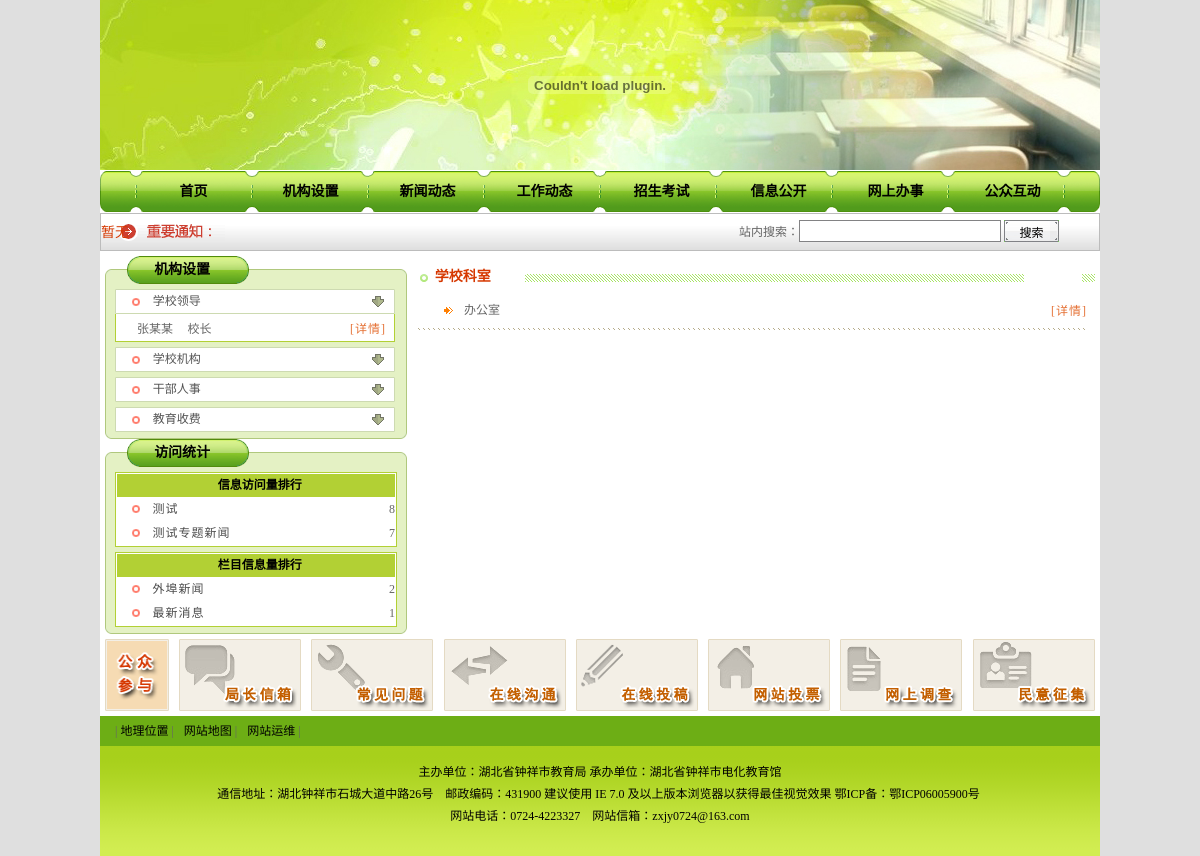
Screenshot of /listPart.php?id=299 with the database file from the repository.
### tables this page shows
CREATE TABLE `columns_html` (
  `columns_id` int(11) NOT NULL auto_increment,
  `columns_contents` text COMMENT '栏目类容',
  PRIMARY KEY  (`columns_id`)
);

CREATE TABLE `columns_link2` (
  `sub_columns_id` int(11) NOT NULL COMMENT '链接条栏目id',
  `columns_id` int(11) NOT NULL COMMENT '所属栏目id',
  `item_order` int(11) NOT NULL default '100' COMMENT '条目序号',
  `item_title` varchar(255) default NULL COMMENT '链接标题',
  `item_href` varchar(255) default NULL,
  `item_link` varchar(255) default NULL COMMENT '链接地址',
  PRIMARY KEY  (`sub_columns_id`)
);

CREATE TABLE `corp_head` (
  `head_id` int(11) NOT NULL auto_increment,
  `corp_id` int(11) NOT NULL,
  `article_column_id` int(11) NOT NULL,
  `head_order` int(11) NOT NULL default '100',
  `head_name` varchar(100) NOT NULL,
  `head_photo` int(11) NOT NULL default '0',
  `head_post` varchar(500) NOT NULL,
  `head_post2` varchar(500) default NULL,
  `head_note` varchar(1000) NOT NULL,
  `head_mail` varchar(255) default NULL,
  PRIMARY KEY  (`head_id`)
);

CREATE TABLE `article` (
  `article_id` int(11) NOT NULL auto_increment COMMENT '文章id',
  `item_id` int(11) default NULL COMMENT '所属栏目id',
  `article_order` int(11) NOT NULL default '100' COMMENT '文章列表显示顺序',
  `article_time` datetime NOT NULL COMMENT '文章发表时间',
  `article_state` int(11) NOT NULL default '5' COMMENT '文章状态 1=正常 2=归档',
  `comments_type` int(11) NOT NULL default '1' COMMENT '评论状态 1=不允许评论2=允许评论须审核才能显示3=允许评论不须审核直接显示',
  `click_count` int(11) NOT NULL default '0' COMMENT '点击次数',
  `article_title` varchar(255) NOT NULL default '' COMMENT '文章标题',
  `article_from` varchar(255) default NULL COMMENT '文章来源',
  `article_ath` varchar(255) default NULL COMMENT '文章作者',
  `article_key` varchar(255) default NULL COMMENT '?????????',
  `img_url` varchar(255) default NULL,
  `s_id` int(11) default '0',
  `user_id` int(11) default '0',
  `back_text` varchar(255) default NULL,
  PRIMARY KEY  (`article_id`)
);

CREATE TABLE `corp_part` (
  `part_id` int(11) NOT NULL auto_increment COMMENT '记录id',
  `corp_id` int(11) NOT NULL COMMENT '所属栏目id',
  `article_column_id` int(11) NOT NULL default '0' COMMENT '文章栏目id',
  `part_order` int(11) NOT NULL default '100' COMMENT '机构显示顺序',
  `part_name` varchar(100) NOT NULL COMMENT '机构名称',
  `part_master` varchar(50) NOT NULL COMMENT '机构负责人',
  `part_phone` varchar(50) NOT NULL COMMENT '联系电话',
  `part_monitor_phone` varchar(50) NOT NULL COMMENT '监督电话',
  `part_note` varchar(1000) NOT NULL COMMENT '机构职能',
  `master_photo` int(11) NOT NULL default '0',
  `part_addr` varchar(200) default NULL,
  `part_mail` varchar(255) default NULL,
  PRIMARY KEY  (`part_id`)
);

### database/GeneralDAO.inc.php (called while the page is built, shortened)
<?php
class MySQL_DAO{
	public $mysql_server;
	public $mysql_user;
	public $mysql_user_pwd;
	public $mysql_conn_id;
	function MySQL_DAO($server,$user, $pwd)
	{
		$this->mysql_server = $server;
		$this->mysql_user = $user;
		$this->mysql_user_pwd = $pwd;
	}
	function openConn()
	{
		$this->mysql_conn_id = mysql_connect($this->mysql_server, $this->mysql_user, $this->mysql_user_pwd);
		return 1;
	}
	function findOneRec($sqlstr,$args = NULL)
	{
		$query = $this->formatSQL($sqlstr,$args);
		$result = mysql_query($query, $this->mysql_conn_id);
		$rowCount = mysql_num_rows($result);
		if ($rowCount > 0)
		{
			$data = mysql_fetch_array($result);
			return $data;
		}
		return -1;
	}
	function findAllRec($sqlstr,$args = NULL)
	{
		$query = $this->formatSQL($sqlstr,$args);
		$result = mysql_query($query, $this->mysql_conn_id);
		$data = array();
        while($row = mysql_fetch_array($result))
        {
        	$data[] = $row;
        }
        return $data;
    }
	function formatSQL($sqlstr,$args)
	{
		$tmpstr = $sqlstr;
		$len = strlen($tmpstr);
		if ($args == NULL) return $tmpstr;
		foreach ($args as $nowArgs)
		{
			$ipos = strpos($tmpstr,'%%s');
			$nowArgs = mysql_real_escape_string($nowArgs);
			if ($ipos == 0)
			{
				$tmpstr = $nowArgs . substr($tmpstr,$ipos + 3);
			}
			else
			{
				$tmpstr = substr($tmpstr,0,$ipos) . $nowArgs . substr($tmpstr,$ipos + 3);
			}
		}
		return $tmpstr;
	}
}
?>

### bottom.php (called while the page is built)
<?php
showZybjlmById($mysqldao,2);
 ?>

### functions.php (the view, shortened to what this page needs)
<?php
function showmenuId($mysql,$c_id)
{
	$args[]= $c_id;
	$tmpstr = "select sub_columns_id,item_title,item_link from columns_link2 where columns_id =%%s ORDER BY item_order";
	$menulist =  $mysql->findAllRec($tmpstr,$args);
	for ($i=1;$i<=count($menulist);$i++)
	{
	 if($i%8==1)echo "<div id=menu><ul>";
	 echo "<li OnMouseOver=\"showMenu('sub_".$menulist[$i-1]['sub_columns_id']."',this);\"><a href=\"".$menulist[$i-1]['item_link']."\">".$menulist[$i-1]['item_title']."</a>\n";
	 if($i%8==0 or (count($menulist)==$i and $i%8!=0))echo "</li></ul></div>";
	}
	return true;
}
function showZybjlmById($mysql,$c_id)
{
	$tmpstr = "select columns_contents from columns_html where columns_id=$c_id";
	$baseInfo = $mysql->findOneRec($tmpstr);
	$content = trim($baseInfo["columns_contents"]);
	echo htmlspecialchars_decode($content);
}
function showWzlmByIDNoDate($mysql,$cID,$cssClassName,$recCount,$titleCount)
{
	$tmpstr = "select article_id,article_title,article_time,article_order,s_id from article where  article_state=1 and item_id=%%s order by article_order desc,article_time desc";
	$args[]= $cID;
	if ($recCount != 0)
	{
		$tmpstr = $tmpstr . " limit 0,$recCount";
	}
	$articleList = $mysql->findAllRec($tmpstr,$args);
	if ( ($articleList == -1) || (count($articleList) <= 0) ) {
		echo "暂无";
		return;
	}
}
function showFwlph($mysql,$cssName,$recCount,$titleCount)
{
	$tmpstr = "select  article_title,article_id,click_count  from article where item_id in (select columns_id from columns where sites_id=0 and columns_type_id<>13) group by item_id order by click_count desc";
	if ($recCount != 0)
	{
		$tmpstr = $tmpstr . " limit 0,$recCount";
	}
	$itemList = $mysql->findAllRec($tmpstr);
	echo "<ul class='$cssName'>\n";
	for($i=0;$i<count($itemList);++$i)
	{
		echo "<li>";
		echo "<span class='f_r'>".$itemList[$i]["click_count"]."</span>";
		echo "<a href='article.php?id=" .$itemList[$i]["article_id"]."'>";
		if ($titleCount != 0)
		{
			$tmpstr = $itemList[$i]["article_title"];
			echo cutstr($tmpstr,$titleCount,1);
		}
		else
		{
			echo $itemList[$i]["article_title"];
		}
		echo "</a>";
		echo "</li>\n";
	}
	echo "</ul>\n";
}
function showXxlph($mysql,$cssName,$recCount,$titleCount)
{
	$tmpstr = "select item_id,count(*) article_count,(select columns_name from columns where columns_id=item_id) c_name from article where item_id in (select columns_id from columns where sites_id=0 and columns_type_id<>13) group by item_id order by article_count desc";
	if ($recCount != 0)
	{
		$tmpstr = $tmpstr . " limit 0,$recCount";
	}
	$itemList = $mysql->findAllRec($tmpstr);
	echo "<ul class='$cssName'>\n";
	for($i=0;$i<count($itemList);++$i)
	{
		echo "<li>";
		echo "<span class='f_r'>".$itemList[$i]["article_count"]."</span>";
		echo "<a href='article_more.php?id=" .$itemList[$i]["item_id"]."'>";
		if ($titleCount != 0)
		{
			$tmpstr = $itemList[$i]["c_name"];
			echo cutstr($tmpstr,$titleCount,1);
		}
		else
		{
			echo $itemList[$i]["c_name"];
		}
		echo "</a>";
		echo "</li>\n";
	}
	echo "</ul>\n";
}
function showHeadListById($mysql,$zt_id,$cssName,$cssName2,$recCount)
{
   $tmpstr = "select c_id from corp where to_index=1 limit 0,1";
   $baseInfo = $mysql->findOneRec($tmpstr);
	$zt_id= $baseInfo["c_id"];
	$tmpstr = "select head_id,head_name,head_post,head_post2 from corp_head where  corp_id=$zt_id order by head_order";
	$itemList = $mysql->findAllRec($tmpstr);
	echo '<ul class="'.$cssName.'">';
	for($i=0;$i<count($itemList);++$i)
	{
		echo '<li><a href="viewHead.php?id=' .$itemList[$i]["head_id"].'"><span class="'.$cssName2.'">[详情]</span></a><span style="width:55px;display:-moz-inline-box;display:inline-block;">'.$itemList[$i]["head_name"].'</span> '.$itemList[$i]["head_post"].'</li>';
	}
	echo "</ul>\n";
}
function showPartListById($mysql,$id,$cssName,$cssName2)
{
   $tmpstr = "select c_id from corp where to_index=1 limit 0,1";
   $baseInfo = $mysql->findOneRec($tmpstr);
	$args[]= $baseInfo["c_id"];
	$tmpstr = "select part_id,part_name from corp_part where corp_id=%%s order by part_order";
	$itemList = $mysql->findAllRec($tmpstr,$args);
	echo "<ul class='$cssName'>\n";
	for($i=0; $i<count($itemList); $i++)
	{
		echo '<li><a href="viewPart.php?id='.$itemList[$i]["part_id"].'"><span class="'.$cssName2.'">[详情]</span></a>'.$itemList[$i]["part_name"].'</li>';
	}
	echo "</ul>\n";
}
function cutstr($str,$cut_len,$flag)
{
	$length = utf8_len($str);
	if ($cut_len >= $length) { return $str;}
	$end_index = 0;
	$result = substr($str,0,$end_index);
	return $result;
}
function utf8_len($str){
	$char_count = 0;
	$length = strlen($str);
	for($i=0; $i<$length;){
		$char_aci = ord($str[$i]);
		if ($char_aci>224){
			$i+=3;
		} else if ( ($char_aci>192) && (($char_aci<=224)) ){
			$i+=2;
		} else {
			$i++;
		}
		$char_count++;
	}
	return $char_count;
}
?>

### skin/web-green/css/style.css (style rules this page uses)
#menu { width:1000px; height:43px; margin-left:auto; margin-right:auto; background:url(../images/menu_bg.gif) no-repeat; }
#menu ul { margin: 0;padding-left:35px;list-style: none; }
#menu ul li { float:left;padding: 0;margin: 0;display: block;text-align: center;height: 43px;width: 117px; line-height:43px;font-size: 14px;font-weight: bold; }
#menu ul li a { text-decoration: none;color: #000; }
.footer { width:1000px; height:auto; margin-left:auto; margin-right:auto;overflow:hidden; }
.footerNav { width:1000px; height:30px; background:#6DAE15; }
.footerNav ul { margin-left:10px; padding:0px; }
.footerNav ul li { padding: 0 5px;margin: 0; float: left;line-height: 30px;text-align: center; list-style:none; }
.footerNav ul li a { text-decoration: none;color: #000; }
.footerNav ul li a:link { text-decoration:none; color:#000; }
.copyright { width:1000px; text-align:center; height:95px; margin-left:auto; margin-right:auto;background: url(../images/bottom_bg.gif) repeat-x; overflow:hidden; padding-top:15px;color: #000; }
.list ul { margin:0; padding-left:25px; }
.list ul li { line-height:24px;list-style: url(../images/icon01.gif) inside; }
.list ul li a { font-size:12px;color: #000;text-decoration:none;line-height:26px; }

### skin/web-green/css/base.css (style rules this page uses)
* { margin:0px; padding:0px; }
body { font-size: 12px;line-height:22px;list-style:none;margin:0px;padding:0px; background-color: #DFDFDF;background-repeat: repeat-x; color:#666; }
img { border:0px; }
html, body, div, h1, h2, ul, li, p, form, table, tr, td, img { margin:0;padding:0 }
li { list-style:none;overflow:hidden }
select, input, img { vertical-align:middle; border:0px; }
.f_r { float:right; }
a { color: #000;text-decoration:none; }
a:link, a:visited { text-decoration:none; color:#000; }

### skin/web-green/css/common.css (style rules this page uses)
.more4 { float:right;font-size:12px;margin-right:8px; color:#e57135; }
.text_list3 { list-style:none; margin:0; padding:0px; }
.text_list3 li { line-height:24px; list-style: none; height:24px; padding-left:0.5em; }
.text_list3 li a { font-size:12px; color: #4c4c4c;text-decoration:none;letter-spacing:1px }
.text_list3 li a:link { color:#4c4c4c; text-decoration:none; }
.text_list4 { list-style:none; margin:0px; padding:0; }
.text_list4 li { line-height:24px; list-style: url(../images/icon03.gif) inside; height:24px; padding-left:0.5em; }
.text_list4 li a { font-size:12px; color: #4c4c4c;text-decoration:none;letter-spacing:1px }
.text_list4 li a:link { color:#4c4c4c; text-decoration:none; }

### rows the page displays
columns_link2: item_title "首页"
columns_link2: item_title "机构设置"
columns_link2: item_title "新闻动态"
columns_link2: item_title "工作动态"
columns_link2: item_title "招生考试"
columns_link2: item_title "信息公开"
columns_link2: item_title "网上办事"
columns_link2: item_title "公众互动"
corp_head: head_name "张某某", head_post "校长"
article: click_count "8", article_title "测试"
article: click_count "7", article_title "测试专题新闻"
corp_part: part_name "办公室"
columns_html: columns_contents (picture)
columns_html: columns_contents "地理位置 | 网站地图 网站运维 | 主办单位：湖北省钟祥市教育局 承办单位：湖北省钟祥市电化教育馆 通信地址：湖北钟祥市石城大道中路26号 邮政编码：431900 建议使用 IE 7.0 及以上版本浏览器以获得最佳视觉效果 鄂ICP备： 鄂ICP06005900号 网站电话：0724-4223327 网站信箱： zxjy0724@163.com"

### other values shown
$colmnusNames[24] "机构设置"
$colmnusNames[41] "学校领导"
$colmnusNames[42] "学校机构"
$colmnusNames[192] "干部人事"
$colmnusNames[193] "教育收费"
$colmnusNames[25] "访问统计"
$colmnusNames[26] "信息访问量排行"
$colmnusNames[27] "栏目信息量排行"
$itemList[$i]["article_count"] "2"
cutstr($tmpstr,$titleCount,1) "外埠新闻"
$itemList[$i]["article_count"] "1"
cutstr($tmpstr,$titleCount,1) "最新消息"
